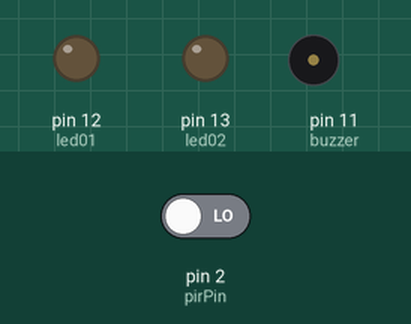
A sketch run on a simulated Arduino Uno, built with avr-gcc and run on an emulated ATmega328P. Shown: 16×12 character LCD, output pins drawn as LEDs (lit = HIGH), buzzer (waves = sounding). The test bench sets the inputs (shaded band); at power-on: pin 2 (pirPin) LOW.

Above: at 1.2 s.
1.3 s: pin 2 (pirPin) driven HIGH
At 6.9 s:
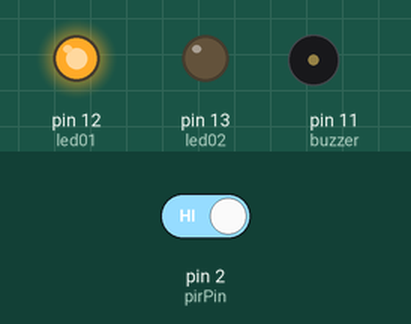
9.6 s: pin 2 (pirPin) driven LOW
At 12.3 s:
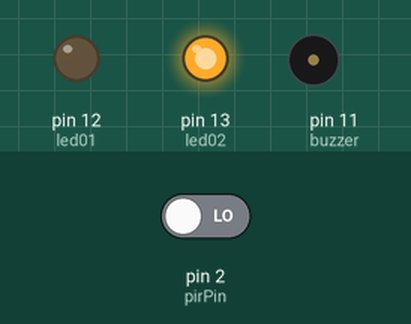
12.7 s: pin 2 (pirPin) driven HIGH
At 19.6 s:
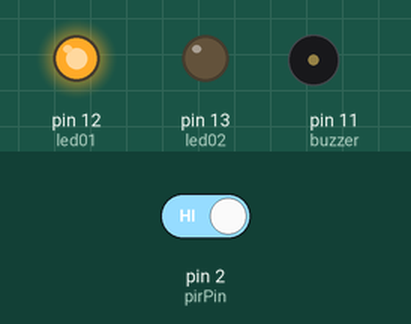
Timing chart, 0 to 34.2 s (numbered marks = the images above; inputs shaded):
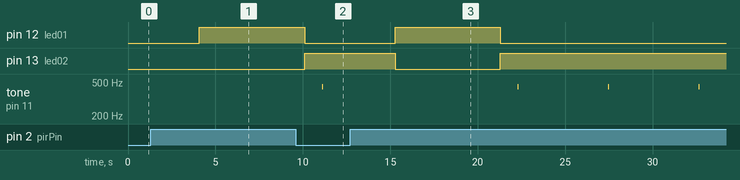

The sketch:

gar_Display_LEDs_vermelho_com_botao_Aparecer_Mensagem_buzzer.INO
```cpp
// Projeto de dispositivo de detecção de movimento;

// Display do LCD ;

#include <LiquidCrystal_I2C.h>

LiquidCrystal_I2C lcd_1(32, 16, 12); // pino 02 sensor para o display;

// Declaração dos pinos e componentes eletr}onicos:
int pirPin = 2; // Pino do sensor PIR movimento
int led01 = 12; // led verde
int led02 = 13; // led vermelho
int buzzer = 11; // buzzer sonoro

// Variável para armazenar o estado do sensor;

int pirState = LOW; // O sensor começa sem nenhuma informação.
int val = 0; // leitura do pino do sensor

void setup() {

  // configuração do display LCD 16x2 i2c;

  lcd_1.init();

  lcd_1.setCursor(0, 0);
  lcd_1.backlight();
  lcd_1.display();

 // Leds e sensor de movimento

  pinMode(pirPin, INPUT);   // define o pino do PIR como entrada
  pinMode(led01, OUTPUT);  // define o pino do LED como saída
  pinMode(led02, OUTPUT);  // define o pino do LED como saída
  pinMode (buzzer, OUTPUT);


}

void loop() {


   for (int i = 0; i<5; i++){

// Verificar o valor do sensor PIR para ver se detectou movimento

  val = digitalRead (pirPin); // ler o sensor PIR.

   while (val == HIGH) {


 // mensagem no LCD para o botão pressionado;

  lcd_1.setCursor(0, 0);
  lcd_1.print("Movimento");
  delay(2000); // Wait for 2000 millisecond(s)
  lcd_1.setCursor(0, 1);
  lcd_1.print("detectado!!!");
  delay(2000); // Wait for 2000 millisecond(s)
  lcd_1.clear();

// Para os leds e buzzers acionar;

  digitalWrite (led01, LOW);

  digitalWrite (led02, HIGH);
  delay (500);

  digitalWrite (led01, LOW);
  delay (500);

   tone (buzzer,440);
    delay(50);
    noTone (buzzer);
    delay(50);

     // Descansar o sensor;

  val = digitalRead (pirPin);

  delay (50);

 }


   }

//  mensagem do LCD inicialmente
  lcd_1.setCursor(0, 0);
  lcd_1.print("Tudo certo");
  delay(2000); // Wait for 2000 millisecond(s)
  lcd_1.setCursor(0, 1);
  lcd_1.print("aqui...");
  delay(2000); // Wait for 2000 millisecond(s)
  lcd_1.clear();

   digitalWrite (led02, LOW);
   digitalWrite (led01, HIGH);
   delay (2000);

}
```

Measured:
- after the input at 12.7 s, tone on pin 11 (buzzer): alternates 440 Hz for 0.05 s and silent for 5.1 s, starting after 9.6 s
